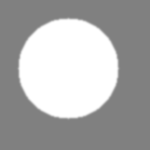
%> input picture Homework3/test.png, 150 x 150 px
$ octave --eval "RANSACImg;"   (GNU Octave 9; MATLAB toolbox functions it lacks are replaced by stand-ins)
%> lines starting %> are read from the running program, lines starting %| are printed output that depends on the picture; in (x1, y1, x2, y2) boxes, pixels count from 0 and x2, y2 are one past the last pixel; in counts of white or black regions, pixels touching at a corner belong together; the program's own positions count from 1
function []=RANSACImg()
img=imread('test.png');
%> img is the input picture: size 150x150x3 uint8; min 128, max 255, mean 172.3
%  拉普拉斯算子
filter=[0,1,0;1,-4,1;0,1,0];
% 算子大小
fsize=3;
flength = (fsize-1)/2;
% 图像灰度转换
bwImg = double (rgb2gray(img));
[imgH,imgW]=size(bwImg);
%> imgH = 150; imgW = 150
p=1;
imshow(bwImg);
% 处理图像，结果保存在gNewImg
for i=1+flength:imgH-flength
    for j=1+flength:imgW-flength
            temp = bwImg(i-flength:i+flength,j-flength:j+flength);
            newImg(i,j)=sum(sum(temp.*filter));
%             记录边缘点坐标
            if newImg(i,j) ~= 0
                x(p)=i;
                y(p)=j;
                p=p+1;
            end
    end
end
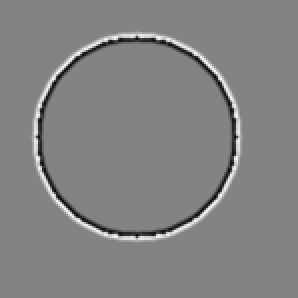
%> newImg: size 149x149 double (shown 2 times larger); min -34, max 32, mean 0; drawn with min black and max white
%> after the loop, p = 1933; x = 1932 values from 16 to 122; y = 1932 values, max 122 at index 959, min 16 at index 946, mean 69
imshow(newImg);
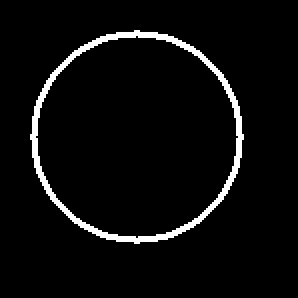
%> displayed picture: size 149x149, on the screen's scale of 0 to 255 (shown 2 times larger); 4.5% white; 1 white region, box (x1, y1, x2, y2) and area: (15, 15, 122, 122) 996
% 对于边缘点拟合曲线
data = [x' y']';
%> data = 1932 columns, first 8: [16 16 16 17 17 17 17 17; 68 69 70 59 60 61 62 63]
% 显示数据点
% figure;
% scatter(data(1,:),data(2,:));
hold on;
number = size(data,2);
%> number = 1932
k=0;
b=0;
% 最佳匹配的参数
sigma=1;
for i=1:100
% 随机选择两个点
    idx = randperm(number,2);
    sample = data(:,idx)
% 拟合直线方程 y=kx+b
    x = sample(1, :)
    y = sample(2, :);
% 直线斜率
    k=(y(1)-y(2))/(x(1)-x(2));
    b = y(1) - k*x(1);
    line = [k -1 b];
% 求每个数据到拟合直线的距离
    mask=abs(line*[data; ones(1,size(data,2))]);
% 计算数据距离直线小于一定阈值的数据的个数
    total=sum(mask<sigma);
% 找到符合拟合直线数据最多的拟合直线
    if total>25
        pretotal=total;
        bestline=line;
        % 最佳拟合的数据
        mask=abs(bestline*[data; ones(1,size(data,2))])<sigma;
        k=1;
        for i=1:length(mask)
            if mask(i)
                inliers(1,k) = data(1,i);
                k=k+1;
            end
        end

        % 绘制最佳匹配曲线
        k = -bestline(1)/bestline(2);
        b = -bestline(3)/bestline(2);
        x = min(inliers(1,:)):0.1:max(inliers(1,:));
        y = k*x + b;
        plot(x,y,'r');
    end
end
%> this loop made 100 passes
%> (total, pretotal, bestline) on passes 1, 2, 4, 6, 7, 8, 13, 14, 16, 17: (35, 35, [-1.5 -1 260.5]), (75, 75, [-0.591 -1 54.68]), (34, 34, [-0.221 -1 121.8]), (43, 43, [0.617 -1 -25.19]), (33, 33, [0.164 -1 20.76]), (40, 40, [-0.208 -1 42.06]), (27, 27, [-0.977 -1 83.49]), (76, 76, [0.0741 -1 17.63]), (42, 42, [0.571 -1 -20.71]), (28, 28, [-0.0933 -1 105.3])
%> (line, total) on passes 3, 5, 9, 10, 11, 12: ([-6.06 -1 447.2], 3), ([-5.82 -1 499.5], 3), ([8.33 -1 -925], 6), ([8.8 -1 -937.8], 5), ([-1.28 -1 163.4], 12), ([2.3 -1 -190.8], 14)
%> after the loop, bestline = [-0.238 -1 133.3]; inliers = 93 values, max 104 at index 80, min 54 at index 1, mean 80.29; pretotal = 80
%> `RANSACImg;`:
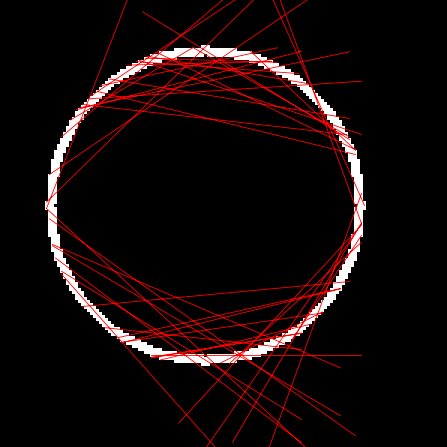
%> figure redrawn from the program's plot data; shown 3 times larger
